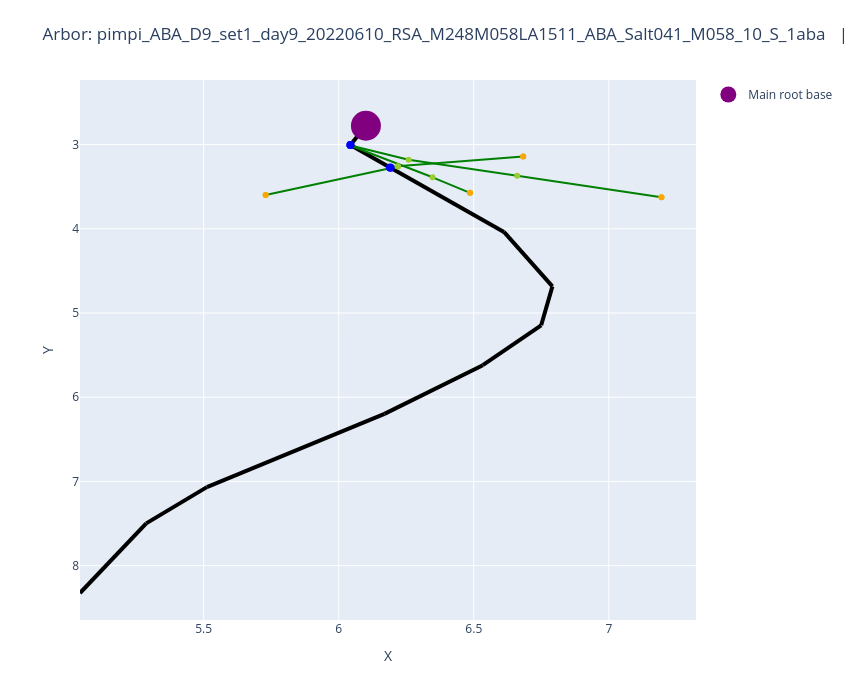

Here is the notebook cell this chart was saved with:
### Code cell
fname="pimpi_ABA_D9_set1_day9_20220610_RSA_M248M058LA1511_ABA_Salt041_M058_10_S_1aba.csv"
arbor = rar.read_arbor_full(fname)
draw.plot_arbors(arbor, 50, .1)

### Figure 1 — Plotly figure (JSON) as saved in the notebook; plotly's stock layout.template omitted (floating-point values rounded to 4 significant figures)
{"data": [{"line": {"color": "black", "width": 4}, "mode": "lines", "showlegend": false, "type": "scatter", "x": [6.101, 6.043], "y": [2.777, 3.006]}, {"line": {"color": "black", "width": 4}, "mode": "lines", "showlegend": false, "type": "scatter", "x": [6.043, 6.043], "y": [3.006, 3.006]}, {"line": {"color": "black", "width": 4}, "mode": "lines", "showlegend": false, "type": "scatter", "x": [6.043, 6.043], "y": [3.006, 3.006]}, {"line": {"color": "black", "width": 4}, "mode": "lines", "showlegend": false, "type": "scatter", "x": [6.043, 6.19], "y": [3.006, 3.272]}, {"line": {"color": "black", "width": 4}, "mode": "lines", "showlegend": false, "type": "scatter", "x": [6.19, 6.192], "y": [3.272, 3.275]}, {"line": {"color": "black", "width": 4}, "mode": "lines", "showlegend": false, "type": "scatter", "x": [6.192, 6.612], "y": [3.275, 4.037]}, {"line": {"color": "black", "width": 4}, "mode": "lines", "showlegend": false, "type": "scatter", "x": [6.612, 6.791], "y": [4.037, 4.684]}, {"line": {"color": "black", "width": 4}, "mode": "lines", "showlegend": false, "type": "scatter", "x": [6.791, 6.75], "y": [4.684, 5.146]}, {"line": {"color": "black", "width": 4}, "mode": "lines", "showlegend": false, "type": "scatter", "x": [6.75, 6.533], "y": [5.146, 5.62]}, {"line": {"color": "black", "width": 4}, "mode": "lines", "showlegend": false, "type": "scatter", "x": [6.533, 6.169], "y": [5.62, 6.197]}, {"line": {"color": "black", "width": 4}, "mode": "lines", "showlegend": false, "type": "scatter", "x": [6.169, 5.512], "y": [6.197, 7.068]}, {"line": {"color": "black", "width": 4}, "mode": "lines", "showlegend": false, "type": "scatter", "x": [5.512, 5.287], "y": [7.068, 7.498]}, {"line": {"color": "black", "width": 4}, "mode": "lines", "showlegend": false, "type": "scatter", "x": [5.287, 5.042], "y": [7.498, 8.325]}, {"line": {"color": "green", "width": 2}, "mode": "lines", "showlegend": false, "type": "scatter", "x": [6.683, 6.217], "y": [3.14, 3.257]}, {"line": {"color": "green", "width": 2}, "mode": "lines", "showlegend": false, "type": "scatter", "x": [6.217, 6.19], "y": [3.257, 3.272]}, {"line": {"color": "green", "width": 2}, "mode": "lines", "showlegend": false, "type": "scatter", "x": [5.729, 6.22], "y": [3.599, 3.26]}, {"line": {"color": "green", "width": 2}, "mode": "lines", "showlegend": false, "type": "scatter", "x": [6.22, 6.192], "y": [3.26, 3.275]}, {"line": {"color": "green", "width": 2}, "mode": "lines", "showlegend": false, "type": "scatter", "x": [6.486, 6.347], "y": [3.573, 3.389]}, {"line": {"color": "green", "width": 2}, "mode": "lines", "showlegend": false, "type": "scatter", "x": [6.347, 6.04], "y": [3.389, 3.008]}, {"line": {"color": "green", "width": 2}, "mode": "lines", "showlegend": false, "type": "scatter", "x": [6.04, 6.043], "y": [3.008, 3.006]}, {"line": {"color": "green", "width": 2}, "mode": "lines", "showlegend": false, "type": "scatter", "x": [7.195, 6.661], "y": [3.626, 3.371]}, {"line": {"color": "green", "width": 2}, "mode": "lines", "showlegend": false, "type": "scatter", "x": [6.661, 6.259], "y": [3.371, 3.18]}, {"line": {"color": "green", "width": 2}, "mode": "lines", "showlegend": false, "type": "scatter", "x": [6.259, 6.04], "y": [3.18, 3.008]}, {"line": {"color": "green", "width": 2}, "mode": "lines", "showlegend": false, "type": "scatter", "x": [6.04, 6.043], "y": [3.008, 3.006]}, {"marker": {"color": "yellowgreen"}, "mode": "markers", "showlegend": false, "type": "scatter", "x": [6.217], "y": [3.257]}, {"marker": {"color": "yellowgreen"}, "mode": "markers", "showlegend": false, "type": "scatter", "x": [6.683], "y": [3.14]}, {"marker": {"color": "yellowgreen"}, "mode": "markers", "showlegend": false, "type": "scatter", "x": [6.22], "y": [3.26]}, {"marker": {"color": "yellowgreen"}, "mode": "markers", "showlegend": false, "type": "scatter", "x": [5.729], "y": [3.599]}, {"marker": {"color": "yellowgreen"}, "mode": "markers", "showlegend": false, "type": "scatter", "x": [6.04], "y": [3.008]}, {"marker": {"color": "yellowgreen"}, "mode": "markers", "showlegend": false, "type": "scatter", "x": [6.347], "y": [3.389]}, {"marker": {"color": "yellowgreen"}, "mode": "markers", "showlegend": false, "type": "scatter", "x": [6.486], "y": [3.573]}, {"marker": {"color": "yellowgreen"}, "mode": "markers", "showlegend": false, "type": "scatter", "x": [6.04], "y": [3.008]}, {"marker": {"color": "yellowgreen"}, "mode": "markers", "showlegend": false, "type": "scatter", "x": [6.259], "y": [3.18]}, {"marker": {"color": "yellowgreen"}, "mode": "markers", "showlegend": false, "type": "scatter", "x": [6.661], "y": [3.371]}, {"marker": {"color": "yellowgreen"}, "mode": "markers", "showlegend": false, "type": "scatter", "x": [7.195], "y": [3.626]}, {"marker": {"color": "yellowgreen"}, "mode": "markers", "showlegend": false, "type": "scatter", "x": [6.043], "y": [3.006]}, {"marker": {"color": "yellowgreen"}, "mode": "markers", "showlegend": false, "type": "scatter", "x": [6.043], "y": [3.006]}, {"marker": {"color": "yellowgreen"}, "mode": "markers", "showlegend": false, "type": "scatter", "x": [6.19], "y": [3.272]}, {"marker": {"color": "yellowgreen"}, "mode": "markers", "showlegend": false, "type": "scatter", "x": [6.192], "y": [3.275]}, {"marker": {"color": "orange"}, "mode": "markers", "showlegend": false, "type": "scatter", "x": [6.683], "y": [3.14]}, {"marker": {"color": "orange"}, "mode": "markers", "showlegend": false, "type": "scatter", "x": [5.729], "y": [3.599]}, {"marker": {"color": "orange"}, "mode": "markers", "showlegend": false, "type": "scatter", "x": [6.486], "y": [3.573]}, {"marker": {"color": "orange"}, "mode": "markers", "showlegend": false, "type": "scatter", "x": [7.195], "y": [3.626]}, {"marker": {"color": "blue", "size": 8}, "mode": "markers", "showlegend": false, "type": "scatter", "x": [6.192], "y": [3.275]}, {"marker": {"color": "blue", "size": 8}, "mode": "markers", "showlegend": false, "type": "scatter", "x": [6.043], "y": [3.006]}, {"marker": {"color": "blue", "size": 8}, "mode": "markers", "showlegend": false, "type": "scatter", "x": [6.043], "y": [3.006]}, {"marker": {"color": "blue", "size": 8}, "mode": "markers", "showlegend": false, "type": "scatter", "x": [6.19], "y": [3.272]}, {"marker": {"color": "purple", "size": 30}, "mode": "markers", "name": "Main root base", "type": "scatter", "x": [6.101], "y": [2.777]}], "layout": {"annotations": [{"font": {"size": 14}, "showarrow": false, "text": "", "x": 0.5, "xref": "paper", "y": -0.1, "yref": "paper"}], "height": 700, "margin": {"b": 80, "t": 80}, "title": {"text": "Arbor: pimpi_ABA_D9_set1_day9_20220610_RSA_M248M058LA1511_ABA_Salt041_M058_10_S_1aba   |   G=50, alpha=0.1"}, "width": 850, "xaxis": {"title": {"text": "X"}}, "yaxis": {"autorange": "reversed", "title": {"text": "Y"}}}}
